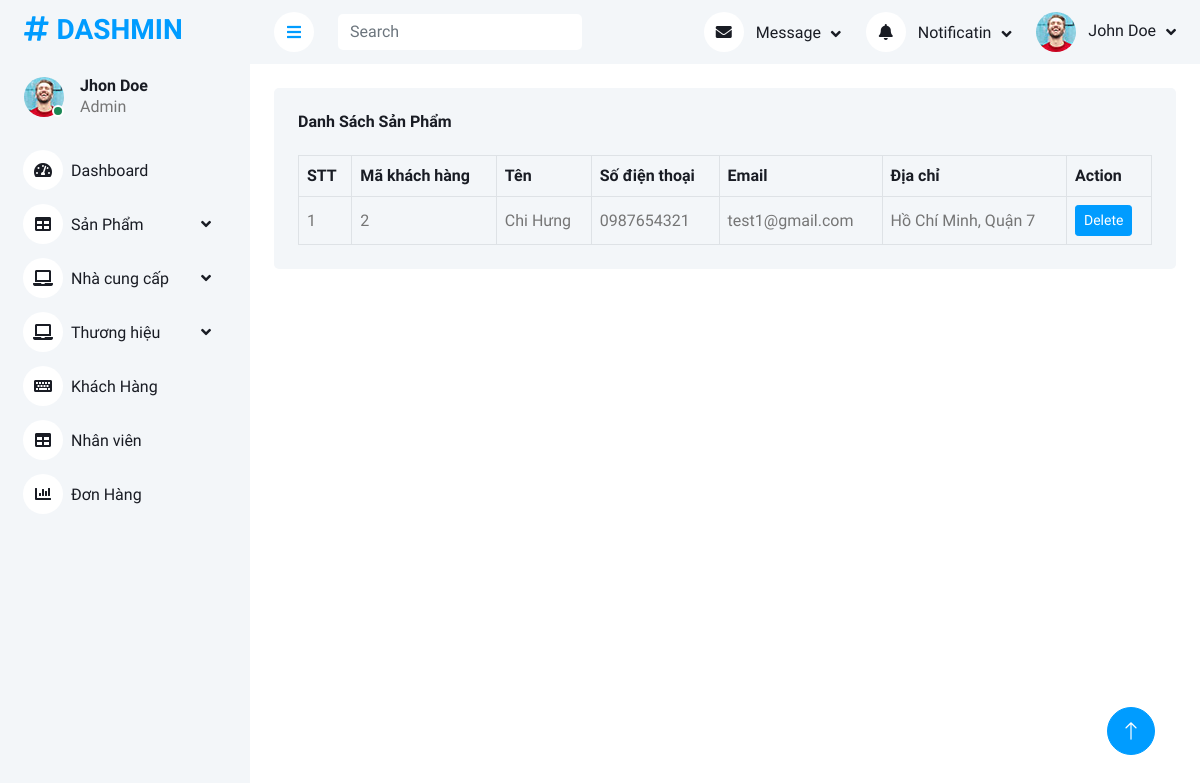
/?controller=Admin&action=customer_list (signed in), run on the app's committed database.
### tables this page shows
CREATE TABLE `khachhang` (
  `MaKH` int(11) NOT NULL,
  `TenKH` varchar(50) NOT NULL,
  `SDT` varchar(15) NOT NULL,
  `Email` varchar(50) NOT NULL,
  `DiaChi` varchar(255) NOT NULL,
  `MatKhau` varchar(32) NOT NULL
);

### controller/Admin.php (called while the page is built, shortened)
<?php
    class Admin{
        public static function customer_list(){
            require_once "model/Admin.php";
            $model = new ModelAdmin();
            $result = $model->khachhang_list();
            require_once "view/Admin/khachhang_list.php";
        }
    }
?>

### view/Admin/route.php (called while the page is built, shortened)
<?php
require_once 'config/db.php';
switch($controller){
    case 'Admin':
        $controller = new Admin();
        break;
}
$controller->{ $action }();
?>

### config/db.php (called while the page is built, shortened)
<?php
class Connect {
    public $db = null;
    public function __construct() {
        $dsn = 'mysql:host=localhost;dbname=mutilshop';
        $user = 'root';
        $pass = '';
        $this->pdo = new PDO($dsn, $user, $pass, array(PDO::MYSQL_ATTR_INIT_COMMAND => "SET NAMES utf8"));
        $this->db = $this->pdo;
    }
    public function getlist($select) {
        $result = $this->db->query($select);
        return $result;
    }
}
?>

### model/Master.php (called while the page is built, shortened)
<?php
class MasterModel
{
    public static function get_all_from($table)
    {
        $db = new connect();
        $select = "select * from $table";
        $result = $db->getList($select);
        return $result;
    }
}
?>

### model/Admin.php (called while the page is built, shortened)
<?php
    class ModelAdmin extends MasterModel{
        function khachhang_list(){
            return parent::get_all_from('KHACHHANG');
        }
    }
?>

### view/Admin/khachhang_list.php (the view, shortened to what this page needs)
<div class="container-xxl position-relative bg-white d-flex p-0">
        <div class="sidebar pe-4 pb-3">
            <nav class="navbar bg-light navbar-light">
                <a href="index.html" class="navbar-brand mx-4 mb-3">
                    <h3 class="text-primary"><i class="fa fa-hashtag me-2"></i>DASHMIN</h3>
                </a>
                <div class="d-flex align-items-center ms-4 mb-4">
                    <div class="position-relative">
                        <img class="rounded-circle" src="public/assets/img/user.jpg" alt="" style="width: 40px; height: 40px;">
                        <div class="bg-success rounded-circle border border-2 border-white position-absolute end-0 bottom-0 p-1"></div>
                    </div>
                    <div class="ms-3">
                        <h6 class="mb-0">Jhon Doe</h6>
                        <span>Admin</span>
                    </div>
                </div>
                <div class="navbar-nav w-100">
                    <a href="?controller=Admin&action=index" class="nav-item nav-link"><i class="fa fa-tachometer-alt me-2"></i>Dashboard</a>
                    <div class="nav-item dropdown">
                        <a href="" class="nav-link dropdown-toggle" data-bs-toggle="dropdown"><i class="fa fa-table me-2"></i>Sản Phẩm</a>
                    </div>
                    <div class="nav-item dropdown">
                        <a href="" class="nav-link dropdown-toggle" data-bs-toggle="dropdown"><i class="fa fa-laptop me-2"></i>Nhà cung cấp</a>
                    </div>
                    <div class="nav-item dropdown">
                        <a href="" class="nav-link dropdown-toggle" data-bs-toggle="dropdown"><i class="fa fa-laptop me-2"></i>Thương hiệu</a>
                    </div>
                    <a href="?controller=Admin&action=customer_list" class="nav-item nav-link"><i class="fa fa-keyboard me-2"></i>Khách Hàng</a>
                    <a href="" class="nav-item nav-link"><i class="fa fa-table me-2"></i>Nhân viên</a>
                    <a href="?controller=Admin&action=order_list" class="nav-item nav-link"><i class="fa fa-chart-bar me-2"></i>Đơn Hàng</a>
                </div>
            </nav>
        </div>
        <div class="content">
            <nav class="navbar navbar-expand bg-light navbar-light sticky-top px-4 py-0">
                <a href="#" class="sidebar-toggler flex-shrink-0">
                    <i class="fa fa-bars"></i>
                </a>
                <form class="d-none d-md-flex ms-4">
                    <input class="form-control border-0" type="search" placeholder="Search">
                </form>
                <div class="navbar-nav align-items-center ms-auto">
                    <div class="nav-item dropdown">
                        <a href="#" class="nav-link dropdown-toggle" data-bs-toggle="dropdown">
                            <i class="fa fa-envelope me-lg-2"></i>
                            <span class="d-none d-lg-inline-flex">Message</span>
                        </a>
                    </div>
                    <div class="nav-item dropdown">
                        <a href="#" class="nav-link dropdown-toggle" data-bs-toggle="dropdown">
                            <i class="fa fa-bell me-lg-2"></i>
                            <span class="d-none d-lg-inline-flex">Notificatin</span>
                        </a>
                    </div>
                    <div class="nav-item dropdown">
                        <a href="#" class="nav-link dropdown-toggle" data-bs-toggle="dropdown">
                            <img class="rounded-circle me-lg-2" src="public/assets/img/user.jpg" alt="" style="width: 40px; height: 40px;">
                            <span class="d-none d-lg-inline-flex">John Doe</span>
                        </a>
                    </div>
                </div>
            </nav>
            <div class="container-fluid pt-4 px-4">
                <div class="bg-light text-center rounded p-4">
                    <div class="d-flex align-items-center justify-content-between mb-4">
                        <h6 class="mb-0">Danh Sách Sản Phẩm</h6>
                    </div>
                    <div class="table-responsive">
                        <table class="table text-start align-middle table-bordered table-hover mb-0">
                            <thead>
                                <tr class="text-dark">
                                    <th scope="col">STT</th>
                                    <th scope="col">Mã khách hàng</th>
                                    <th scope="col">Tên</th>
                                    <th scope="col">Số điện thoại</th>
                                    <th scope="col">Email</th>
                                    <th scope="col">Địa chỉ</th>
                                    <th scope="col">Action</th>
                                </tr>
                            </thead>
                            <tbody>
                                <?php
                                    $stt = 1;
                                    foreach($result as $value){
                                ?>
                                <tr>
                                    <td><?php echo $stt; ?></td>
                                    <td><?php echo $value['MaKH']; ?></td>
                                    <td><?php echo $value['TenKH']; ?></td>
                                    <td><?php echo $value['SDT']; ?></td>
                                    <td><?php echo $value['Email']; ?></td>
                                    <td><?php echo $value['DiaChi']; ?></td>
                                    <td>
                                        <a class="btn btn-sm btn-primary" onclick="return confirm('Bạn có chắc chắn muốn xóa?')" href="?controller=Admin&action=delete&id=<?php echo $value[0];?>">Delete</a>
                                    </td>
                                </tr>
                                <?php
                                    $stt++;
                                    }
                                ?>
                            </tbody>
                        </table>
                    </div>
                </div>
            </div>
        </div>
        <a href="#" class="btn btn-lg btn-primary btn-lg-square back-to-top"><i class="bi bi-arrow-up"></i></a>
    </div>

### public/assets/css/style.css (style rules this page uses)
:root { --primary: #009CFF; --light: #F3F6F9; --dark: #191C24; }
.back-to-top { position: fixed; display: none; right: 45px; bottom: 45px; z-index: 99; }
.btn { transition: .5s; }
.btn.btn-primary { color: #FFFFFF; }
.btn-lg-square { width: 48px; height: 48px; }
.btn-square, .btn-sm-square, .btn-lg-square { padding: 0; display: inline-flex; align-items: center; justify-content: center; font-weight: normal; border-radius: 50px; }
.sidebar { position: fixed; top: 0; left: 0; bottom: 0; width: 250px; height: 100vh; overflow-y: auto; background: var(--light); transition: 0.5s; z-index: 999; }
.content { margin-left: 250px; min-height: 100vh; background: #FFFFFF; transition: 0.5s; }
@media (min-width: 992px) { .sidebar { margin-left: 0; } }
@media (min-width: 992px) { .content { width: calc(100% - 250px); } }
.sidebar .navbar .navbar-nav .nav-link { padding: 7px 20px; color: var(--dark); font-weight: 500; border-left: 3px solid var(--light); border-radius: 0 30px 30px 0; outline: none; }
.sidebar .navbar .navbar-nav .nav-link i { width: 40px; height: 40px; display: inline-flex; align-items: center; justify-content: center; background: #FFFFFF; border-radius: 40px; }
.sidebar .navbar .dropdown-toggle::after { position: absolute; top: 15px; right: 15px; border: none; content: "\f107"; font-family: "Font Awesome 5 Free"; font-weight: 900; transition: .5s; }
.content .navbar .navbar-nav .nav-link { margin-left: 25px; padding: 12px 0; color: var(--dark); outline: none; }
.content .navbar .sidebar-toggler, .content .navbar .navbar-nav .nav-link i { width: 40px; height: 40px; display: inline-flex; align-items: center; justify-content: center; background: #FFFFFF; border-radius: 40px; }
.content .navbar .dropdown-toggle::after { margin-left: 6px; vertical-align: middle; border: none; content: "\f107"; font-family: "Font Awesome 5 Free"; font-weight: 900; transition: .5s; }

### data on the page
khachhang: MaKH "2", TenKH "Chi Hưng", SDT "0987654321", Email "test1@gmail.com", DiaChi "Hồ Chí Minh, Quận 7"
